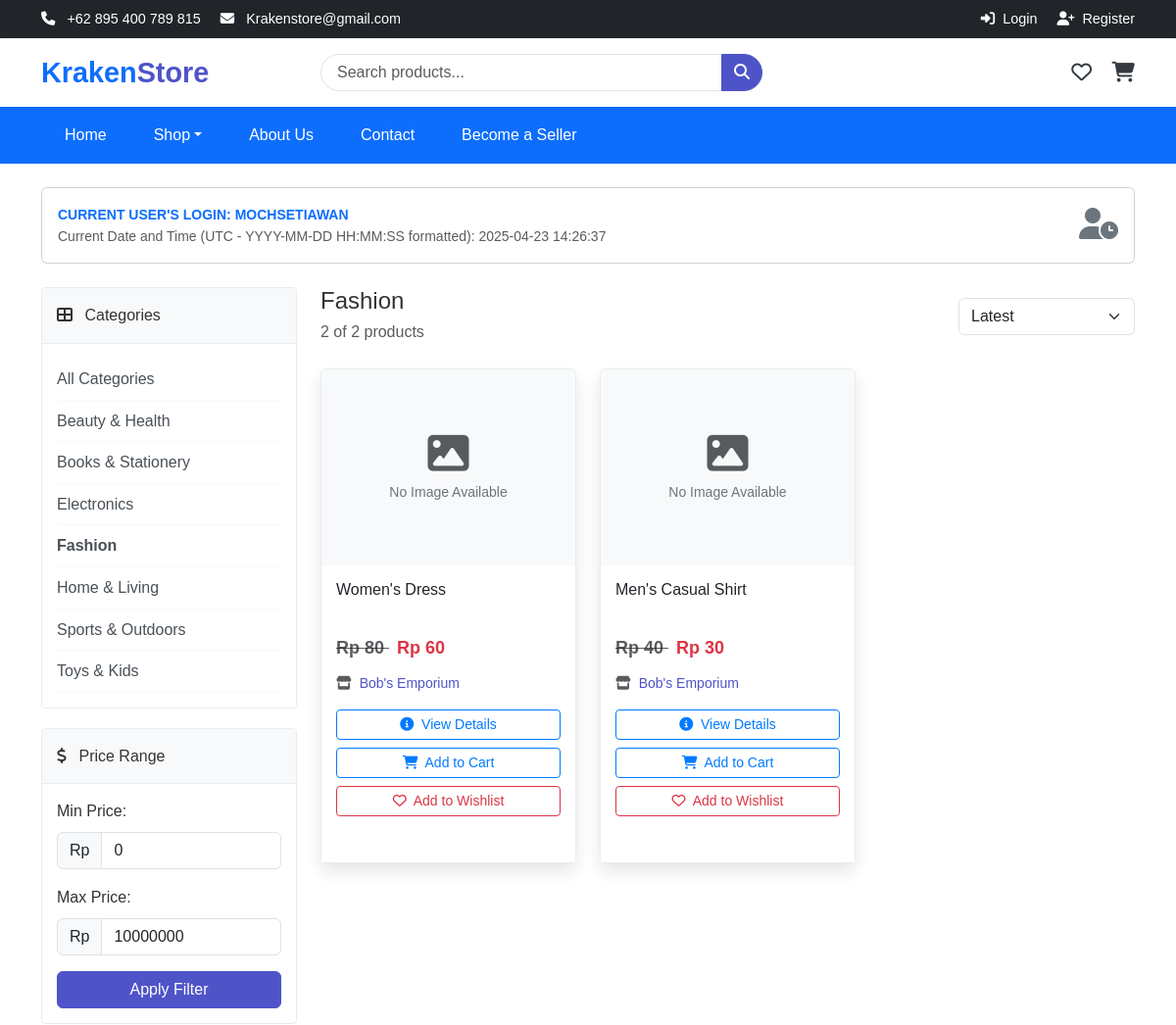
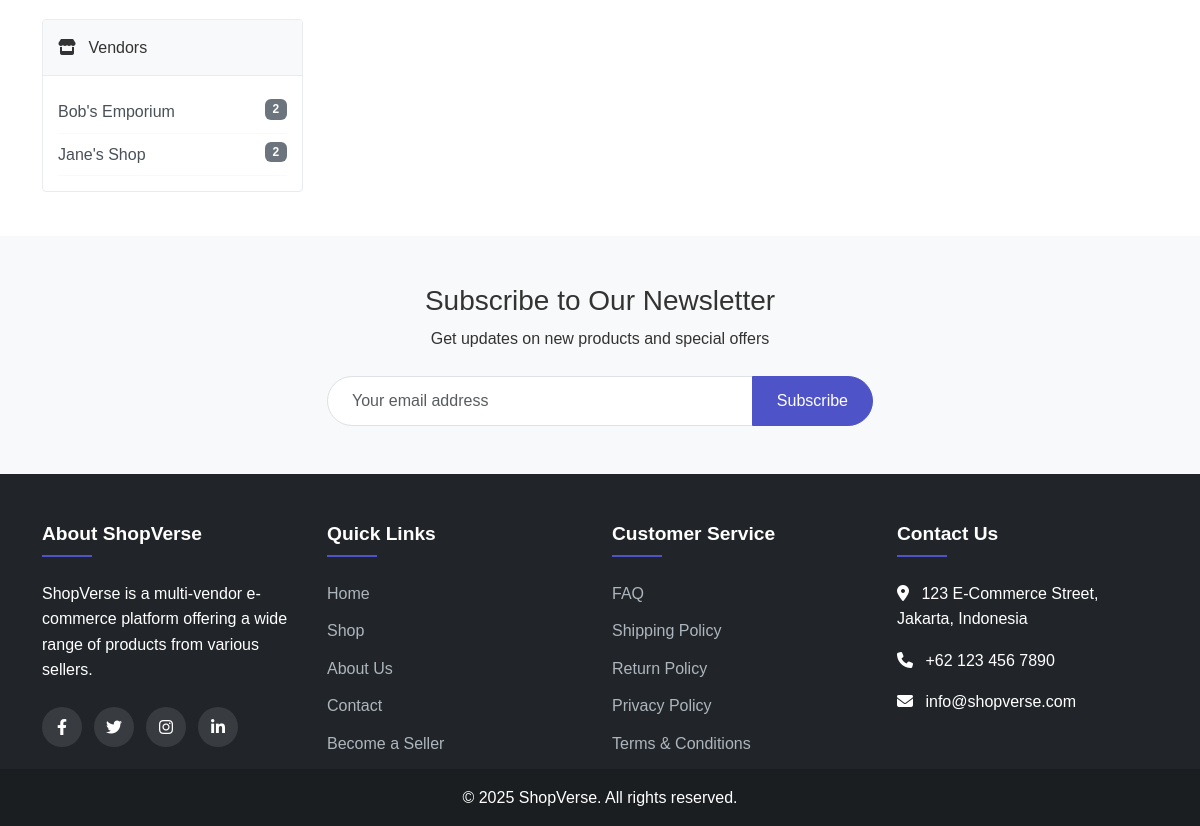
The app's page /shop.php?category=2 with its own data (2 pictures, top to bottom).
### tables this page shows
CREATE TABLE categories (
    id INT AUTO_INCREMENT PRIMARY KEY,
    name VARCHAR(50) NOT NULL,
    slug VARCHAR(50) UNIQUE NOT NULL,
    description TEXT,
    image VARCHAR(255),
    parent_id INT DEFAULT NULL,
    status ENUM('active', 'inactive') DEFAULT 'active',
    created_at TIMESTAMP DEFAULT CURRENT_TIMESTAMP,
    updated_at TIMESTAMP DEFAULT CURRENT_TIMESTAMP ON UPDATE CURRENT_TIMESTAMP,
    FOREIGN KEY (parent_id) REFERENCES categories(id) ON DELETE SET NULL
);

CREATE TABLE vendors (
    id INT AUTO_INCREMENT PRIMARY KEY,
    user_id INT NOT NULL,
    shop_name VARCHAR(100) NOT NULL,    
    name VARCHAR(100) NOT NULL,         
    description TEXT,
    logo VARCHAR(255),
    banner VARCHAR(255),
    location VARCHAR(255),              
    status ENUM('active', 'inactive', 'pending') DEFAULT 'active',
    commission_rate DECIMAL(5,2) DEFAULT 10.00,
    balance DECIMAL(10,2) DEFAULT 0.00,
    created_at TIMESTAMP DEFAULT CURRENT_TIMESTAMP,
    updated_at TIMESTAMP DEFAULT CURRENT_TIMESTAMP ON UPDATE CURRENT_TIMESTAMP,
    FOREIGN KEY (user_id) REFERENCES users(id) ON DELETE CASCADE
);

CREATE TABLE products (
    id INT AUTO_INCREMENT PRIMARY KEY,
    vendor_id INT NOT NULL,
    category_id INT NOT NULL,
    name VARCHAR(100) NOT NULL,
    slug VARCHAR(100) UNIQUE NOT NULL,
    description TEXT,
    short_description VARCHAR(255),
    price DECIMAL(10,2) NOT NULL,
    sale_price DECIMAL(10,2),
    quantity INT NOT NULL DEFAULT 0,
    sku VARCHAR(50) UNIQUE,
    featured BOOLEAN DEFAULT FALSE,
    status ENUM('active', 'inactive', 'draft') DEFAULT 'active',  
    image VARCHAR(255),                           
    created_at TIMESTAMP DEFAULT CURRENT_TIMESTAMP,
    updated_at TIMESTAMP DEFAULT CURRENT_TIMESTAMP ON UPDATE CURRENT_TIMESTAMP,
    FOREIGN KEY (vendor_id) REFERENCES vendors(id) ON DELETE CASCADE,
    FOREIGN KEY (category_id) REFERENCES categories(id) ON DELETE CASCADE
);

### includes/functions.php (called while the page is built, shortened)
<?php
function getAllCategories() {
    global $conn;
    $stmt = $conn->prepare("SELECT * FROM categories WHERE status = 'active' ORDER BY name");
    $stmt->execute();
    $result = $stmt->get_result();
    $categories = [];
    while ($row = $result->fetch_assoc()) {
        $categories[] = $row;
    }
    return $categories;
}
?>

### shop.php (the view, shortened to what this page needs)
<?php
require_once 'includes/config.php';
require_once 'includes/functions.php';
$current_user = $_SESSION['username'] ?? 'MochSetiawan';
$current_datetime = date('Y-m-d H:i:s');
$vendor_id = isset($_GET['vendor']) ? (int)$_GET['vendor'] : 0;
$viewing_vendor = $vendor_id > 0;
$category_id = isset($_GET['category']) ? (int)$_GET['category'] : 0;
$search = isset($_GET['search']) ? sanitize($_GET['search']) : '';
$sort = isset($_GET['sort']) ? sanitize($_GET['sort']) : 'latest';
$min_price = isset($_GET['min_price']) ? (float)$_GET['min_price'] : 0;
$max_price = isset($_GET['max_price']) ? (float)$_GET['max_price'] : 10000000;
$page = isset($_GET['page']) ? (int)$_GET['page'] : 1;
$per_page = 12;
$vendor_details = null;
$categories = [];
$selected_category = null;
$categories_query = "SELECT * FROM categories ORDER BY name ASC";
$categories_result = $conn->query($categories_query);
if ($categories_result && $categories_result->num_rows > 0) {
    while ($row = $categories_result->fetch_assoc()) {
        $categories[] = $row;
        if ($row['id'] == $category_id) {
            $selected_category = $row;
        }
    }
}
$wishlist_products = [];
$all_vendors = [];
if (!$viewing_vendor) {
    $vendors_query = "SELECT v.id, v.shop_name,
                      (SELECT COUNT(*) FROM products p WHERE p.vendor_id = v.id) as product_count
                      FROM vendors v
                      ORDER BY v.shop_name ASC";
    $vendors_result = $conn->query($vendors_query);
    if ($vendors_result && $vendors_result->num_rows > 0) {
        while ($row = $vendors_result->fetch_assoc()) {
            $all_vendors[] = $row;
        }
    }
}
$query = "SELECT p.*, c.name as category_name, v.shop_name as vendor_name, v.id as vendor_id
          FROM products p
          LEFT JOIN categories c ON p.category_id = c.id
          LEFT JOIN vendors v ON p.vendor_id = v.id
          WHERE 1=1";
if ($category_id > 0) {
    $query .= " AND p.category_id = $category_id";
}
$query .= " AND p.price BETWEEN $min_price AND $max_price";
switch ($sort) {
    default:
        $query .= " ORDER BY p.id DESC";
        break;
}
$count_query = str_replace("p.*, c.name as category_name, v.shop_name as vendor_name, v.id as vendor_id", "COUNT(*) as total", $query);
$count_query = preg_replace('/ORDER BY.*$/i', '', $count_query);
$count_result = $conn->query($count_query);
$total_products = 0;
if ($count_result && $count_result->num_rows > 0) {
    $total_products = $count_result->fetch_assoc()['total'];
}
if ($viewing_vendor && $total_products <= $per_page) {
} else {
    $offset = ($page - 1) * $per_page;
    $query .= " LIMIT $offset, $per_page";
}
$result = $conn->query($query);
$products = [];
if ($result && $result->num_rows > 0) {
    while ($row = $result->fetch_assoc()) {
        $products[] = $row;
    }
} else {
    $products = [];
}
include 'includes/header.php';
?>
<div class="container py-4">
    <div class="card mb-4">
        <div class="card-body py-3">
            <div class="row align-items-center">
                <div class="col">
                    <div class="fw-bold text-primary text-uppercase small">
                        Current User's Login: <?= htmlspecialchars($current_user) ?>
                    </div>
                    <div class="small text-muted">
                        Current Date and Time (UTC - YYYY-MM-DD HH:MM:SS formatted):
                        <span id="live-datetime"><?= $current_datetime ?></span>
                    </div>
                </div>
                <div class="col-auto">
                    <i class="fas fa-user-clock fa-2x text-secondary"></i>
                </div>
            </div>
        </div>
    </div>
    <div class="row">
        <div class="col-lg-3">
            <div class="filter-card">
                <div class="filter-header">
                    <i class="fas fa-th-large me-2"></i> Categories
                </div>
                <div class="filter-body">
                    <ul class="category-list">
                        <li class="<?= $category_id === 0 ? 'fw-bold' : '' ?>">
                            <a href="<?= SITE_URL ?>/shop.php<?= $viewing_vendor ? "?vendor={$vendor_id}" : '' ?>">
                                All Categories
                            </a>
                        </li>
                        <?php foreach ($categories as $category): ?>
                            <li class="<?= $category_id === (int)$category['id'] ? 'fw-bold' : '' ?>">
                                <a href="<?= SITE_URL ?>/shop.php?<?= $viewing_vendor ? "vendor={$vendor_id}&" : '' ?>category=<?= $category['id'] ?>">
                                    <?= htmlspecialchars($category['name']) ?>
                                </a>
                            </li>
                        <?php endforeach; ?>
                    </ul>
                </div>
            </div>
            <div class="filter-card">
                <div class="filter-header">
                    <i class="fas fa-dollar-sign me-2"></i> Price Range
                </div>
                <div class="filter-body">
                    <form action="<?= SITE_URL ?>/shop.php" method="get">
                        <div class="mb-3">
                            <label for="min_price" class="form-label">Min Price:</label>
                            <div class="input-group">
                                <span class="input-group-text">Rp</span>
                                <input type="number" class="form-control" id="min_price" name="min_price" value="<?= $min_price ?>" min="0">
                            </div>
                        </div>
                        <div class="mb-3">
                            <label for="max_price" class="form-label">Max Price:</label>
                            <div class="input-group">
                                <span class="input-group-text">Rp</span>
                                <input type="number" class="form-control" id="max_price" name="max_price" value="<?= $max_price ?>" min="0">
                            </div>
                        </div>
                        <button type="submit" class="btn btn-primary w-100">Apply Filter</button>
                    </form>
                </div>
            </div>
            <?php if (!$viewing_vendor && !empty($all_vendors)): ?>
                <div class="filter-card">
                    <div class="filter-header">
                        <i class="fas fa-store me-2"></i> Vendors
                    </div>
                    <div class="filter-body">
                        <ul class="category-list">
                            <?php foreach ($all_vendors as $vendor): ?>
                                <li>
                                    <a href="<?= SITE_URL ?>/shop.php?vendor=<?= $vendor['id'] ?>">
                                        <?= htmlspecialchars($vendor['shop_name']) ?>
                                        <span class="badge bg-secondary float-end"><?= $vendor['product_count'] ?></span>
                                    </a>
                                </li>
                            <?php endforeach; ?>
                        </ul>
                    </div>
                </div>
            <?php endif; ?>
        </div>
        <div class="col-lg-9">
            <div id="vendor-products-tab" class="vendor-tab-content" style="display: block;">
                <div class="d-flex justify-content-between align-items-center mb-4">
                    <div>
                        <h2 class="h4 mb-1">
                            <?php if ($selected_category): ?>
                                <?= htmlspecialchars($selected_category['name']) ?>
                            <?php elseif ($viewing_vendor): ?>
                                <?= htmlspecialchars($vendor_details['shop_name']) ?>'s Products
                            <?php elseif ($search): ?>
                                Search Results for "<?= htmlspecialchars($search) ?>"
                            <?php else: ?>
                                All Products
                            <?php endif; ?>
                        </h2>
                        <p class="text-muted mb-0"><?= count($products) ?> of <?= $total_products ?> products</p>
                    </div>
                    <div class="d-flex align-items-center">
                        <form method="get" action="<?= SITE_URL ?>/shop.php">
                            <select class="form-select" name="sort" onchange="this.form.submit()">
                                <option value="latest" <?= $sort === 'latest' ? 'selected' : '' ?>>Latest</option>
                            </select>
                        </form>
                    </div>
                </div>
                <?php if (empty($products)): ?>
                    <div class="text-center py-5">
                        <i class="fas fa-search fa-4x text-muted mb-3"></i>
                        <h3>No Products Found</h3>
                    </div>
                <?php else: ?>
                    <div class="row row-cols-1 row-cols-md-2 row-cols-lg-3 g-4">
                        <?php foreach ($products as $product): ?>
                            <div class="col">
                                <div class="product-card">
                                    <div class="product-image">
                                        <?php if (!empty($product['image']) && file_exists(__DIR__ . '/assets/img/products/' . $product['image'])): ?>
                                            <img src="<?= SITE_URL ?>/assets/img/products/<?= $product['image'] ?>"
                                                 alt="<?= htmlspecialchars($product['name']) ?>"
                                                 onerror="this.outerHTML='<div class=\'no-image-text\'>No Image Available</div>'">
                                        <?php else: ?>
                                            <div class="no-image-text">
                                                <i class="fas fa-image fa-3x mb-2 text-muted"></i><br>
                                                No Image Available
                                            </div>
                                        <?php endif; ?>
                                    </div>
                                    <div class="product-info">
                                        <h3 class="product-title">
                                            <a href="<?= SITE_URL ?>/product.php?id=<?= $product['id'] ?>" class="text-decoration-none text-dark">
                                                <?= htmlspecialchars($product['name']) ?>
                                            </a>
                                        </h3>
                                        <div class="product-price">
                                            <?php if (isset($product['sale_price']) && $product['sale_price'] > 0): ?>
                                                <span class="text-decoration-line-through text-muted me-2">
                                                    Rp <?= number_format($product['price'], 0, ',', '.') ?>
                                                </span>
                                                <span>
                                                    Rp <?= number_format($product['sale_price'], 0, ',', '.') ?>
                                                </span>
                                            <?php else: ?>
                                                <span>
                                                    Rp <?= number_format($product['price'], 0, ',', '.') ?>
                                                </span>
                                            <?php endif; ?>
                                        </div>
                                        <?php if (!$viewing_vendor && !empty($product['vendor_name'])): ?>
                                            <div class="small text-muted mb-2">
                                                <i class="fas fa-store me-1"></i>
                                                <a href="<?= SITE_URL ?>/shop.php?vendor=<?= $product['vendor_id'] ?>" class="text-decoration-none">
                                                    <?= htmlspecialchars($product['vendor_name']) ?>
                                                </a>
                                            </div>
                                        <?php endif; ?>
                                        <div class="mt-2">
                                            <a href="<?= SITE_URL ?>/product.php?id=<?= $product['id'] ?>" class="btn btn-sm btn-outline-primary w-100 mb-2">
                                                <i class="fas fa-info-circle me-1"></i> View Details
                                            </a>
                                            <button type="button" class="btn btn-sm btn-outline-primary w-100 mb-2 add-to-cart" data-id="<?= $product['id'] ?>">
                                                <i class="fas fa-shopping-cart me-1"></i> Add to Cart
                                            </button>
                                            <form method="post" action="" class="w-100">
                                                <button type="submit" class="btn btn-sm btn-outline-danger w-100" title="<?= in_array($product['id'], $wishlist_products) ? 'Remove from Wishlist' : 'Add to Wishlist' ?>">
                                                    <i class="<?= in_array($product['id'], $wishlist_products) ? 'fas' : 'far' ?> fa-heart me-1"></i>
                                                    <?= in_array($product['id'], $wishlist_products) ? 'Remove from Wishlist' : 'Add to Wishlist' ?>
                                                </button>
                                            </form>
                                        </div>
                                    </div>
                                </div>
                            </div>
                        <?php endforeach; ?>
                    </div>
                <?php endif; ?>
            </div>
        </div>
    </div>
</div>
<div class="position-fixed bottom-0 end-0 p-3" style="z-index: 1050">
</div>
<?php include 'includes/footer.php'; ?>

### records on screen
categories: name "Beauty & Health"
categories: name "Books & Stationery"
categories: name "Electronics"
categories: name "Fashion"
categories: name "Home & Living"
categories: name "Sports & Outdoors"
categories: name "Toys & Kids"
vendors: shop_name "Bob's Emporium", product_count "2"
vendors: shop_name "Jane's Shop", product_count "2"
products: image "No Image Available", name "Women's Dress", price "80", sale_price "60", vendor.shop_name "Bob's Emporium", shows "Add to Wishlist"
products: image "No Image Available", name "Men's Casual Shirt", price "40", sale_price "30", vendor.shop_name "Bob's Emporium", shows "Add to Wishlist"

### other values on screen
$current_user "MOCHSETIAWAN"
count($products) "2"
$total_products "2"
